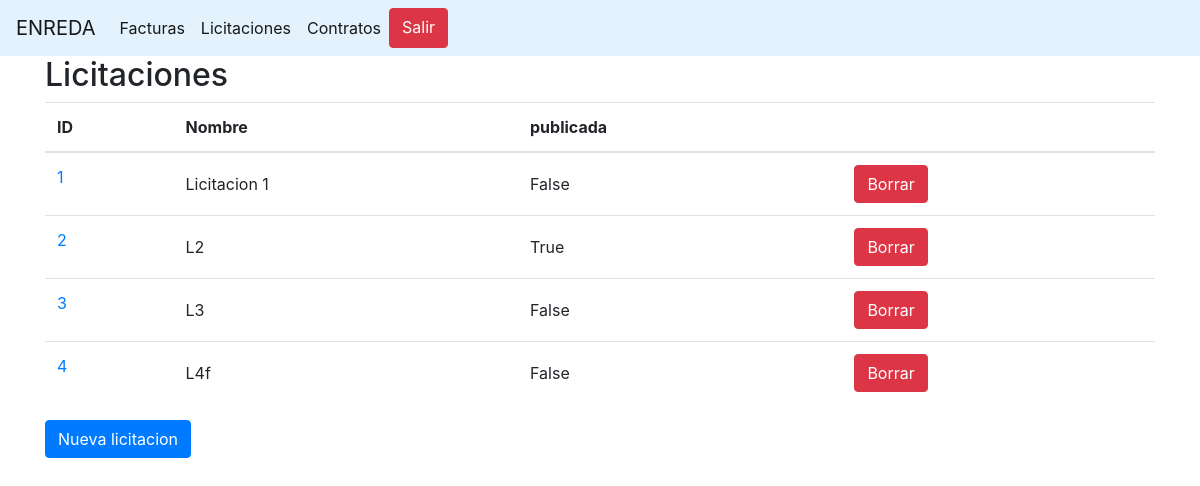
The page /licitaciones/ (signed in) on the database its author committed.
### frontend/models.py (models this page shows, shortened)
class Licitacion(models.Model):
    nombre=models.CharField(max_length=150)
    publicada=models.BooleanField()

### frontend/views.py (the view)
# urls.py: path('licitaciones/',login_required(LicitacionesList.as_view(),'login','/login/'),name='licitaciones'),
class LicitacionesList(ListView):
    model=Licitacion
    template_name='licitacion_list.html'

### frontend/templates/frontend/licitacion_list.html
{% extends "master.html" %}
{% load bootstrap %}
{% block content %}
    <h2>Licitaciones</h2>
     <table class="table">
    <thead class="thead-inverse">
      <tr>
        <th scope="col">ID</th>
        <th scope="col">Nombre</th>
        <th scope="col">publicada</th>
        <th></th>
      </tr>
    </thead>
    <tbody>
      {% for licitacion in object_list  %}
        <tr>
          <td>
            <a href="edit/{{licitacion.id}}">{{ licitacion.id}}</a>
          </td>
          <td class="align-middle">{{licitacion.nombre}}</td>
          <td class="align-middle">{{licitacion.publicada}}</td>
          <td> <a class="btn btn-danger" href="delete/{{licitacion.id}}" role="button">Borrar</a>
        </tr>
      {% endfor %}
    </tbody>
  </table>
  <a class="btn btn-primary" href="/licitaciones/new" role="button">Nueva licitacion</a>
{% endblock %}

### rows shown on the page
Licitacion: id "1", nombre "Licitacion 1", publicada "False"
Licitacion: id "2", nombre "L2", publicada "True"
Licitacion: id "3", nombre "L3", publicada "False"
Licitacion: id "4", nombre "L4f", publicada "False"
